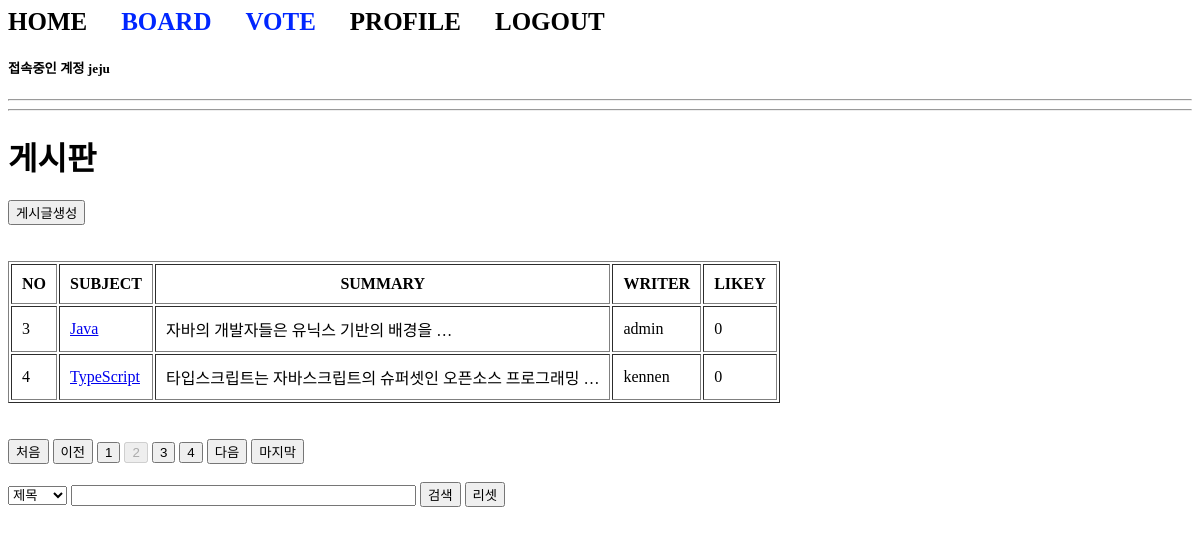
Page /board/index/?page=2&kw=&cate= (signed in) on the committed database.
### acc/models.py (models this page shows, shortened)
class User(AbstractUser):
    pic = models.ImageField(upload_to="user/%y")
    comment = models.TextField()
    point = models.IntegerField(default=0)

### board/models.py (models this page shows, shortened)
class Board(models.Model):
    subject = models.CharField(max_length=100)
    writer = models.ForeignKey(User, on_delete=models.CASCADE, related_name="writer")
    content = models.TextField()
    pubdate = models.DateTimeField()
    likey = models.ManyToManyField(User, blank=True, related_name="likey")

### board/views.py (the view)
# urls.py: path('index/', views.index, name="index"),
def index(request):
    pg = request.GET.get("page",1)
    cate = request.GET.get("cate" ,"")
    kw = request.GET.get("kw","")
    if kw:
        if cate == "sub":
            b = Board.objects.filter(subject__startswith=kw)
        elif cate == "wri":
            try:
                from acc.models import User
                u = User.objects.get(username=kw)
                b = Board.objects.filter(writer=u)
            except:
                b = Board.objects.none()
        elif cate == "con":
            b = Board.objects.filter(content__contains=kw)
    else:
        b = Board.objects.all()
    pag = Paginator(b, 2)
    obj = pag.get_page(pg)
    context = {
        "bset" : obj,
        "cate" : cate,
        "kw" : kw
    }
    return render(request, "board/index.html", context)

### templates/board/index.html (shortened to what this page needs)
{% extends 'base.html' %}
{% block con %}
    {% load mathfilters %}
    <h1>게시판</h1>
    <div>
        <a href="{% url 'board:create' %}"><button>게시글생성</button></a>
    </div>
    <table border="1">
        <tr>
            <th>NO</th>
            <th>SUBJECT</th>
            <th>SUMMARY</th>
            <th>WRITER</th>
            <th>LIKEY</th>
        </tr>
        {% for i in bset %}
            <tr>
                <td>{{ bset.start_index|add:forloop.counter0 }}</td>
                <td><a href="{% url 'board:detail' i.id %}">{{ i.subject }}</a></td>
                <td>{{ i.content|truncatewords:5 }}</td>
                <td>{{ i.writer }}</td>
                <td>{{ i.likey.count }}</td>
            </tr>
        {% endfor %}
    </table>
    {% if bset.has_previous %}
        <a href="{% url 'board:index' %}?page=1&kw={{kw}}&cate={{cate}}"><button>처음</button></a>
        <a href="{% url 'board:index' %}?page={{ bset.previous_page_number }}&kw={{kw}}&cate={{cate}}"><button>이전</button></a>
    {% else %}
        <button disabled>처음</button>
        <button disabled>이전</button>
    {% endif %}
    {% for i in bset.paginator.page_range %}
        {% if i >= bset.number|sub:5 and bset.number|add:4 >= i %}
            <a href="{% url 'board:index' %}?page={{i}}&kw={{kw}}&cate={{cate}}"><button {% if i == bset.number %} disabled {% endif %}>{{ i }}</button></a>
        {% endif %}
    {% endfor %}
    {% if bset.has_next %}
        <a href="{% url 'board:index' %}?page={{ bset.next_page_number }}&kw={{kw}}&cate={{cate}}"><button>다음</button></a>
        <a href="{% url 'board:index' %}?page={{ bset.paginator.num_pages }}&kw={{kw}}&cate={{cate}}"><button>마지막</button></a>
    {% else %}
        <button disabled>다음</button>
        <button disabled>마지막</button>
    {% endif %}
    <form>
        <select name="cate">
            <option value="sub" {% if cate == "sub" %} selected {% endif %}>제목</option>
        </select>
        <input type="text" name="kw" value="{{kw}}" size="40">
        <button>검색</button>
        <a href="{% url 'board:index' %}"><button type="button">리셋</button></a>
    </form>
{% endblock %}

### templates/base.html (shortened to what this page needs)
{% if user.is_authenticated %}
    <a href="{% url 'acc:index' %}" class="menu">HOME</a>
    <a href="{% url 'board:index' %}" class="app">BOARD</a>
    <a href="{% url 'vote:index' %}" class="app">VOTE</a>
    <a href="{% url 'acc:profile' %}" class="menu">PROFILE</a>
    <a href="{% url 'acc:logout' %}" class="menu">LOGOUT</a>
{% else %}
    <a href="{% url 'acc:index' %}" class="menu">HOME</a>
    <a href="{% url 'acc:login' %}" class="menu">LOGIN</a>
    <a href="{% url 'acc:signup' %}" class="menu">SIGNUP</a>
{% endif %}
<h5>접속중인 계정 <b>{{ user }}</b></h5>
<hr>
<hr>
{% if user.is_authenticated %}
    {% block con %}{% endblock %}
{% else %}
    {% block noauth %}
        <h1>로그인이 필요한 페이지 입니다 🙌🏻</h1>
        <a href="{% url 'acc:login' %}"><button>LOGIN</button></a>
        <a href="{% url 'acc:signup' %}"><button>SIGNUP</button></a>
    {% endblock %}
{% endif %}

### templates/board/index.html (style rules this page uses)
th, td { padding:10px; }

### templates/base.html (style rules this page uses)
.menu { text-decoration: none; font-size: 25px; color : black; font-weight: bold; margin-right: 30px; }
.app { text-decoration: none; font-size: 25px; color : rgb(0, 38, 255); font-weight: bold; margin-right: 30px; }

### rows in the picture
User: username "jeju"
Board: start_index|add "3", subject "Java", content "자바의 개발자들은 유닉스 기반의 배경을 …", writer "admin", likey.count "0"
Board: start_index|add "4", subject "TypeScript", content "타입스크립트는 자바스크립트의 슈퍼셋인 오픈소스 프로그래밍 …", writer "kennen", likey.count "0"

### other values in the picture
{{ i }} "1" "2" "3" "4"
